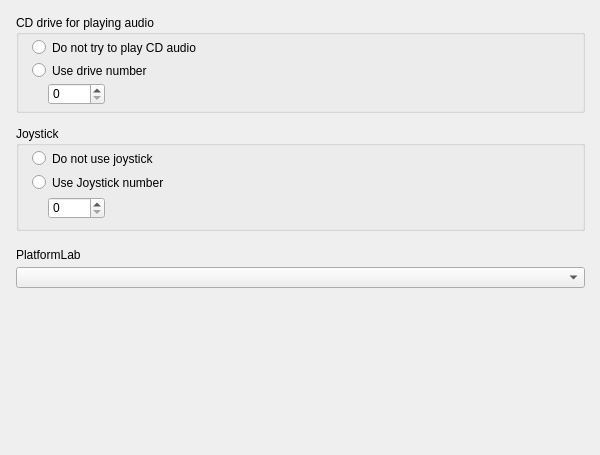
<?xml version="1.0" encoding="UTF-8"?>
<ui version="4.0">
  <class>ModernProfileEditorScummVMHardwareFrame</class>
  <widget class="QWidget" name="ModernProfileEditorScummVMHardwareFrame">
    <property name="geometry"><rect><x>0</x><y>0</y><width>600</width><height>455</height></rect></property>
    <property name="vclDesignWidth" stdset="0"><number>600</number></property>
    <property name="vclDesignHeight" stdset="0"><number>455</number></property>
    <widget class="QLabel" name="PlatformLabel">
      <property name="geometry"><rect><x>16</x><y>248</y><width>65</width><height>13</height></rect></property>
      <property name="text"><string>PlatformLabel</string></property>
      <property name="textFormat"><enum>Qt::PlainText</enum></property>
      <property name="alignment"><set>Qt::AlignLeft|Qt::AlignTop</set></property>
      <property name="vclAutoSize" stdset="0"><bool>true</bool></property>
    </widget>
    <widget class="QGroupBox" name="CDGroupBox">
      <property name="geometry"><rect><x>16</x><y>15</y><width>569</width><height>98</height></rect></property>
      <property name="vclAnchors" stdset="0"><string notr="true">akLeft,akTop,akRight</string></property>
      <property name="title"><string>CD drive for playing audio</string></property>
      <widget class="QRadioButton" name="CDRadioButton1">
        <property name="geometry"><rect><x>16</x><y>24</y><width>537</width><height>17</height></rect></property>
        <property name="vclAnchors" stdset="0"><string notr="true">akLeft,akTop,akRight</string></property>
        <property name="text"><string>Do not try to play CD audio</string></property>
      </widget>
      <widget class="QRadioButton" name="CDRadioButton2">
        <property name="geometry"><rect><x>16</x><y>47</y><width>537</width><height>17</height></rect></property>
        <property name="vclAnchors" stdset="0"><string notr="true">akLeft,akTop,akRight</string></property>
        <property name="text"><string>Use drive number</string></property>
      </widget>
      <widget class="QSpinBox" name="CDEdit">
        <property name="geometry"><rect><x>32</x><y>68</y><width>57</width><height>22</height></rect></property>
        <property name="minimum"><number>0</number></property>
        <property name="maximum"><number>3</number></property>
        <property name="value"><number>0</number></property>
      </widget>
    </widget>
    <widget class="QGroupBox" name="JoystickGroupBox">
      <property name="geometry"><rect><x>16</x><y>126</y><width>569</width><height>105</height></rect></property>
      <property name="vclAnchors" stdset="0"><string notr="true">akLeft,akTop,akRight</string></property>
      <property name="title"><string>Joystick</string></property>
      <widget class="QRadioButton" name="JoystickRadioButton1">
        <property name="geometry"><rect><x>16</x><y>24</y><width>529</width><height>17</height></rect></property>
        <property name="text"><string>Do not use joystick</string></property>
      </widget>
      <widget class="QRadioButton" name="JoystickRadioButton2">
        <property name="geometry"><rect><x>16</x><y>48</y><width>529</width><height>17</height></rect></property>
        <property name="text"><string>Use Joystick number</string></property>
      </widget>
      <widget class="QSpinBox" name="JoystickEdit">
        <property name="geometry"><rect><x>32</x><y>71</y><width>57</width><height>22</height></rect></property>
        <property name="minimum"><number>0</number></property>
        <property name="maximum"><number>3</number></property>
        <property name="value"><number>0</number></property>
      </widget>
    </widget>
    <widget class="QComboBox" name="PlatformComboBox">
      <property name="geometry"><rect><x>16</x><y>267</y><width>569</width><height>21</height></rect></property>
      <property name="vclAnchors" stdset="0"><string notr="true">akLeft,akTop,akRight</string></property>
      <property name="editable"><bool>false</bool></property>
      <property name="maxVisibleItems"><number>8</number></property>
    </widget>
  </widget>
  <tabstops>
    <tabstop>CDRadioButton1</tabstop>
    <tabstop>CDRadioButton2</tabstop>
    <tabstop>CDEdit</tabstop>
    <tabstop>JoystickRadioButton1</tabstop>
    <tabstop>JoystickRadioButton2</tabstop>
    <tabstop>JoystickEdit</tabstop>
    <tabstop>PlatformComboBox</tabstop>
  </tabstops>
  <resources><include location="../../resources/dfend.qrc"/></resources>
  <connections/>
</ui>
